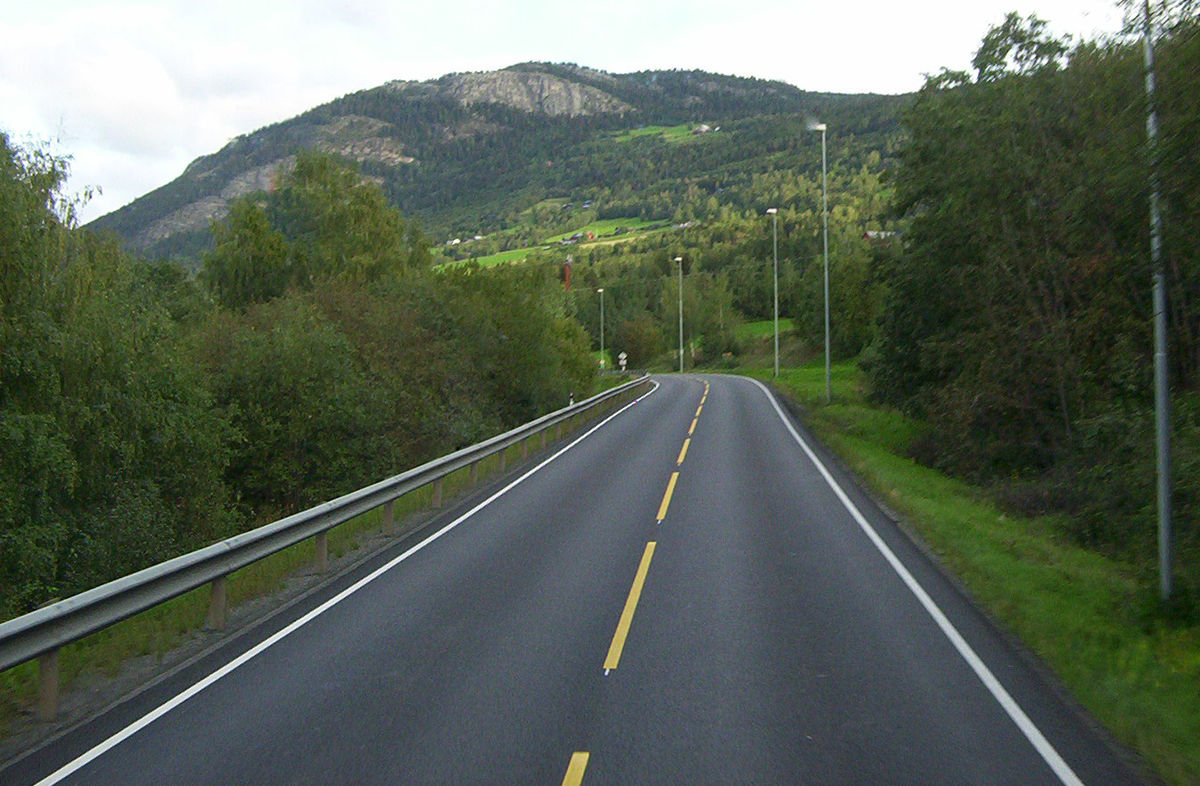
#> input picture Week 2 [ Image Processing with OpenCV and Pillow ]/data/Road_in_Norway_Wikipedia.jpg, 1200 x 786 px
$ jupyter execute Image_Manipulation_Demo_01.ipynb
#> lines starting #> are read from the running program, lines starting #| are printed output that depends on the picture
## Read & Display the Image // Tryout

[cell 1]
import cv2
from PIL import Image

### Reading the image

[cell 2]
_path = "./data/Road_in_Norway_Wikipedia.jpg"
img = cv2.imread(_path)
#> img is the input picture: shape (786, 1200, 3); mean B, G, R 87, 99.6, 89.3

### Displaying the image

[cell 3]
# cv2.imshow("display_name_for_the_image", image)
cv2.imshow("Image", img)

# This operation waits for the user's reponse
# and this will prevent the kernel from crashing
cv2.waitKey(0)
cv2.destroyAllWindows()

#### 'matplotlib' can also be used to perform the same operation

[cell 4]
import matplotlib.pyplot as plt   ## Importing the library
img_read = plt.imread(_path)      ## To read the image
plt.imshow(img_read)              ## To display the image
plt.show()

### Copying the image using cv2

[cell 5]
img_copy = img.copy()
plt.imshow(img_copy)

### However, there are some pointers to remember
***
<div class="alert alert-block alert-info">
<font color = 'black'>We used cv2 to read the image, but used <b>'plt'</b> to display the same. Since, they operate on different combination of color channels, we are being subjected to such inference. <b>Here, 'cv2' is reading the image in 'BGR' color format whereas we are expecting it to be under 'RGB' which is what we are expecting.</b>
</font></div>

* If we convert the resulting read image into **'RGB'**, we can understand better. We can do it using **'cv2.COLOR_BGR2RGB'** in cv2.

* The copied image using **.copy()** method will having different address as compared to the one it's copied from. We can find out by using id(image_name_here) function.

* We can get rid of the above displayed statement "<matplotlib.image.AxesImage at #############>" by simply including plt.show() in the next.

### We will now see the result after implementing the same below. Let's see.
Converting from BGR to RGB and displaying the output.

[cell 6]
img_copy_cvt = cv2.cvtColor(img_copy, cv2.COLOR_BGR2RGB)
plt.imshow(img_copy_cvt)

Getting rid of the message: **<matplotlib.image.AxesImage at 0x238d8820c10>** using **plt.show()**

[cell 7]
img_copy_cvt = cv2.cvtColor(img_copy, cv2.COLOR_BGR2RGB)
plt.imshow(img_copy_cvt)
plt.show()

Accessing the **memory address** of the image using **id()**

[cell 8]
print(f'img: {id(img)}\nimg_copy: {id(img_copy)}\nimg_copy_cvt: {id(img_copy_cvt)}')
#| img: 140163400281488
#| img_copy: 140163397672304
#| img_copy_cvt: 140163398123216

<div class="alert alert-block alert-warning">
<font color = 'black'>If we do img_dup = img the any changes being made on img will be impacting the img_dup as it is accessing the <b>same memory address</b></font></div>

[cell 9]
img_dup = img
img_dup_copy = img.copy()
img[:,:,1] = 0 # Setting red channel to zero
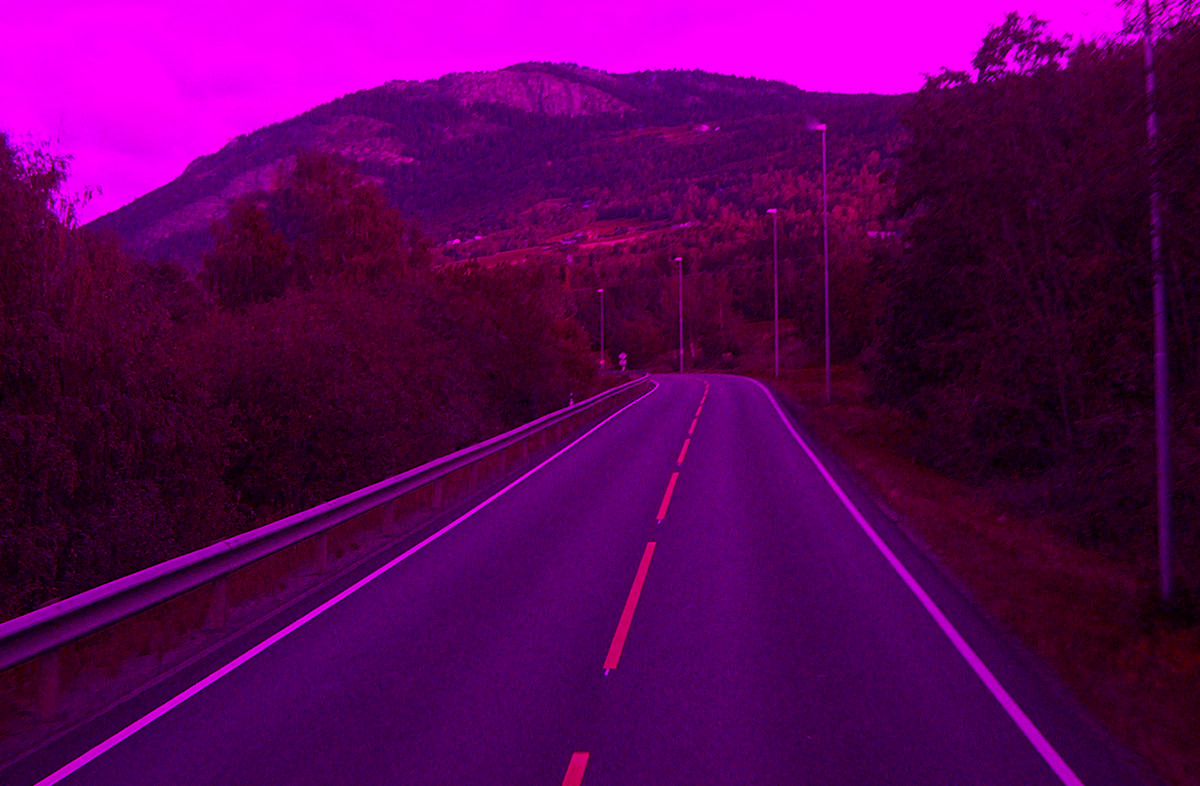
#> img: shape (786, 1200, 3); mean B, G, R 87, 0, 89.3
plt.figure(figsize = (10,10))
plt.subplot(1, 3, 1)
plt.title("Original Image")
plt.imshow(img)

plt.subplot(1, 3, 2)
plt.title("Dupliate Image")
plt.imshow(img_dup)

plt.subplot(1, 3, 3)
plt.title("Dupliate Copied Image")
plt.imshow(img_dup_copy)

plt.show()
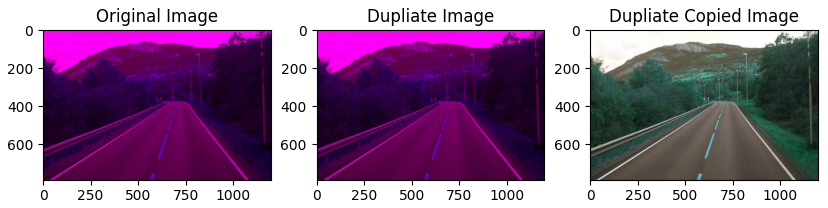
#> figure drawn by matplotlib, 3 panels; B, G, R data is drawn as R, G, B

**Why is that?**
Let's see their memory address once.

[cell 10]
print(f'Memory Adrress\nimg_dup: {id(img_dup)}\nimg: {id(img)}\nimg_dup_copy: {id(img_dup_copy)}')
#| Memory Adrress
#| img_dup: 140163400281488
#| img: 140163400281488
#| img_dup_copy: 140163396455760
